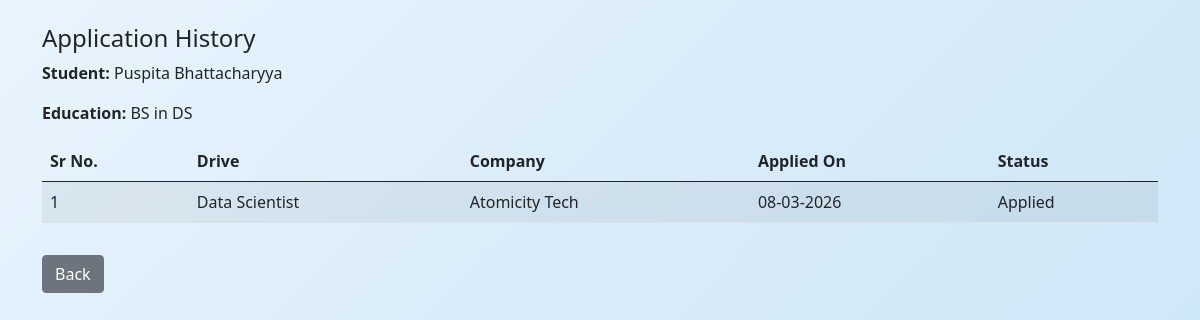
The page /student_history/2 on the database as committed earlier.
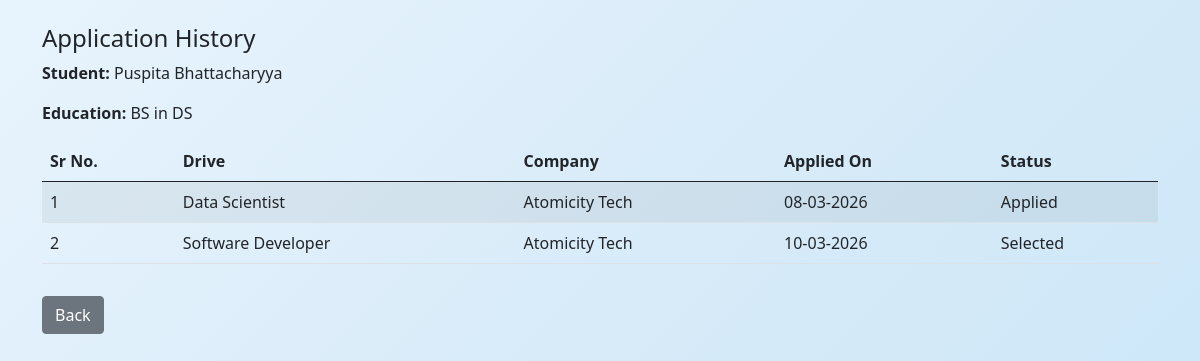
The same page on the database as committed later.
### application/models.py (models this page shows)
class Application(db.Model):
    __tablename__ = 'application'
    id = db.Column(db.Integer, primary_key=True)
    student_id = db.Column(db.Integer, db.ForeignKey('student.id'), nullable=False)
    drive_id = db.Column(db.Integer, db.ForeignKey('drive.id'), nullable=False)
    company_id = db.Column(db.Integer, db.ForeignKey('company.id'), nullable=False)
    applied_on = db.Column(db.DateTime, default=lambda: datetime.now(timezone.utc))
    status = db.Column(db.String(30), default="Applied")
    __table_args__ = (
        UniqueConstraint('student_id', 'drive_id', name='unique_application'),)

class Drive(db.Model):
    __tablename__ = 'drive'
    id = db.Column(db.Integer, primary_key=True)
    company_id = db.Column(db.Integer, db.ForeignKey('company.id'), nullable=False)
    drive_name = db.Column(db.String(150), nullable=False)
    job_title = db.Column(db.String(200), nullable=False)
    job_description = db.Column(db.Text, nullable=False)
    eligibility = db.Column(db.String(300))
    salary = db.Column(db.String(100))
    deadline = db.Column(db.Date, nullable=False)
    status = db.Column(db.String(20), default="Pending")
    created_at = db.Column(db.DateTime, default=lambda: datetime.now(timezone.utc))
    applications = db.relationship('Application', backref='drive', lazy=True)

class Company(db.Model):
    __tablename__ = 'company'
    id = db.Column(db.Integer, primary_key=True)
    company_name = db.Column(db.String(150), nullable=False)
    user_id = db.Column(db.Integer, db.ForeignKey('user.id'), nullable=False)
    contact = db.Column(db.String(100))
    website = db.Column(db.String(200))
    description = db.Column(db.Text)
    is_approved = db.Column(db.Boolean, default=False)
    drives = db.relationship('Drive', backref='company', lazy=True)
    applications = db.relationship('Application', backref='company', lazy=True)

### application/controllers.py (the view)
@app.route("/student_history/<int:user_id>")
def student_history(user_id):
    student = Student.query.filter_by(user_id=user_id).first()
    applications = Application.query.filter_by(student_id=student.id).all()
    return render_template(
        "student_history.html",
        student=student,
        applications=applications
    )

### templates/student_history.html (shortened to what this page needs)
<!DOCTYPE html>
<html>
<head>
  <link href="https://cdn.jsdelivr.net/npm/bootstrap@5.0.2/dist/css/bootstrap.min.css" rel="stylesheet">
  <link rel="stylesheet" href="/static/style.css">
</head>
<body>
<div class="container mt-4">
  <h4>Application History</h4>
  <p><strong>Student:</strong> {{ student.fullname }}</p>
  <p><strong>Education:</strong> {{ student.education or "N/A" }}</p>
  {% if applications %}
  <table class="table table-striped">
    <thead>
      <tr>
        <th>Sr No.</th>
        <th>Drive</th>
        <th>Company</th>
        <th>Applied On</th>
        <th>Status</th>
      </tr>
    </thead>
    <tbody>
      {% for a in applications %}
      <tr>
        <td>{{ loop.index }}</td>
        <td>{{ a.drive.job_title }}</td>
        <td>{{ a.company.company_name }}</td>
        <td>{{ a.applied_on.strftime("%d-%m-%Y") }}</td>
        <td>{{ a.status }}</td>
      </tr>
      {% endfor %}
    </tbody>
  </table>
  {% else %}
    <p class="text-muted">No applications yet.</p>
  {% endif %}
  <a href="/student_dashboard/{{ student.user_id }}" class="btn btn-secondary mt-3">Back</a>
</div>
</body>
</html>

Rows that differ between the two databases and show on the page:
added Application: drive.job_title "Software Developer", company.company_name "Atomicity Tech", applied_on "10-03-2026", status "Selected"
